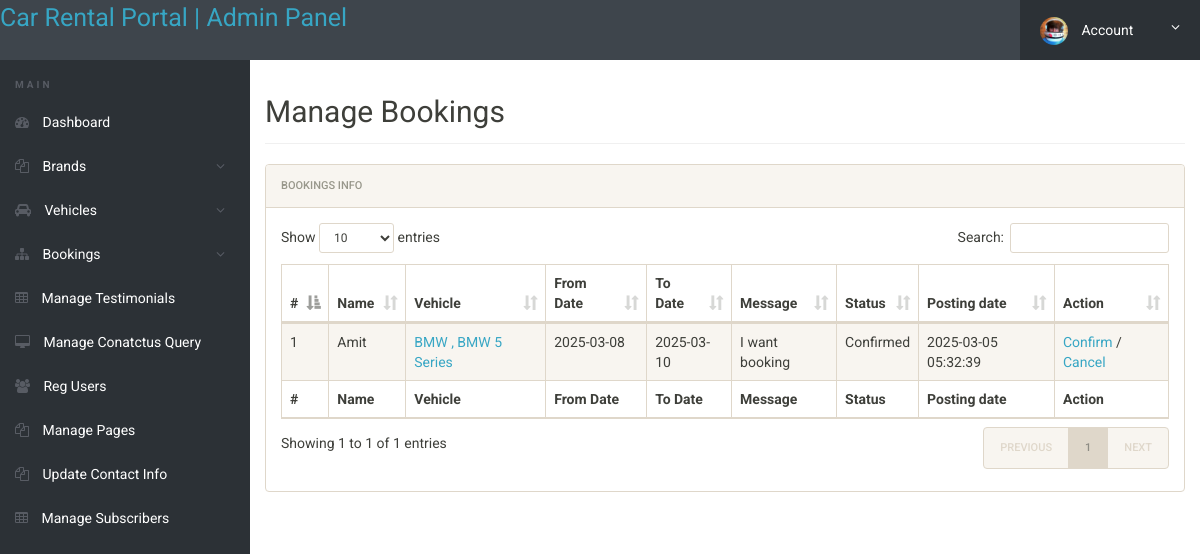
The app's page /manage-bookings.php (signed in) with its own data.
### tables this page shows
CREATE TABLE `tblbooking` (
  `id` int(11) NOT NULL,
  `BookingNumber` bigint(12) DEFAULT NULL,
  `userEmail` varchar(100) DEFAULT NULL,
  `VehicleId` int(11) DEFAULT NULL,
  `FromDate` varchar(20) DEFAULT NULL,
  `ToDate` varchar(20) DEFAULT NULL,
  `message` varchar(255) DEFAULT NULL,
  `Status` int(11) DEFAULT NULL,
  `PostingDate` timestamp NOT NULL DEFAULT current_timestamp(),
  `LastUpdationDate` timestamp NULL DEFAULT NULL ON UPDATE current_timestamp()
);

CREATE TABLE `tblusers` (
  `id` int(11) NOT NULL,
  `FullName` varchar(120) DEFAULT NULL,
  `EmailId` varchar(100) DEFAULT NULL,
  `Password` varchar(100) DEFAULT NULL,
  `ContactNo` char(11) DEFAULT NULL,
  `dob` varchar(100) DEFAULT NULL,
  `Address` varchar(255) DEFAULT NULL,
  `City` varchar(100) DEFAULT NULL,
  `Country` varchar(100) DEFAULT NULL,
  `RegDate` timestamp NULL DEFAULT current_timestamp(),
  `UpdationDate` timestamp NULL DEFAULT NULL ON UPDATE current_timestamp()
);

CREATE TABLE `tblbrands` (
  `id` int(11) NOT NULL,
  `BrandName` varchar(120) NOT NULL,
  `CreationDate` timestamp NULL DEFAULT current_timestamp(),
  `UpdationDate` timestamp NULL DEFAULT NULL ON UPDATE current_timestamp()
);

CREATE TABLE `tblvehicles` (
  `id` int(11) NOT NULL,
  `VehiclesTitle` varchar(150) DEFAULT NULL,
  `VehiclesBrand` int(11) DEFAULT NULL,
  `VehiclesOverview` longtext DEFAULT NULL,
  `PricePerDay` int(11) DEFAULT NULL,
  `FuelType` varchar(100) DEFAULT NULL,
  `ModelYear` int(6) DEFAULT NULL,
  `SeatingCapacity` int(11) DEFAULT NULL,
  `Vimage1` varchar(120) DEFAULT NULL,
  `Vimage2` varchar(120) DEFAULT NULL,
  `Vimage3` varchar(120) DEFAULT NULL,
  `Vimage4` varchar(120) DEFAULT NULL,
  `Vimage5` varchar(120) DEFAULT NULL,
  `AirConditioner` int(11) DEFAULT NULL,
  `PowerDoorLocks` int(11) DEFAULT NULL,
  `AntiLockBrakingSystem` int(11) DEFAULT NULL,
  `BrakeAssist` int(11) DEFAULT NULL,
  `PowerSteering` int(11) DEFAULT NULL,
  `DriverAirbag` int(11) DEFAULT NULL,
  `PassengerAirbag` int(11) DEFAULT NULL,
  `PowerWindows` int(11) DEFAULT NULL,
  `CDPlayer` int(11) DEFAULT NULL,
  `CentralLocking` int(11) DEFAULT NULL,
  `CrashSensor` int(11) DEFAULT NULL,
  `LeatherSeats` int(11) DEFAULT NULL,
  `RegDate` timestamp NOT NULL DEFAULT current_timestamp(),
  `UpdationDate` timestamp NULL DEFAULT NULL ON UPDATE current_timestamp()
);

### manage-bookings.php (the view, shortened to what this page needs)
<?php
include('includes/config.php');
if(strlen($_SESSION['alogin'])==0)
	{
header('location:index.php');
}
else{
 ?>
<!doctype html>
<html lang="en" class="no-js">
<head>
	<link rel="stylesheet" href="css/font-awesome.min.css">
	<link rel="stylesheet" href="css/bootstrap.min.css">
	<link rel="stylesheet" href="css/dataTables.bootstrap.min.css">
	<link rel="stylesheet" href="css/bootstrap-social.css">
	<link rel="stylesheet" href="css/bootstrap-select.css">
	<link rel="stylesheet" href="css/fileinput.min.css">
	<link rel="stylesheet" href="css/awesome-bootstrap-checkbox.css">
	<link rel="stylesheet" href="css/style.css">
</head>
<body>
	<?php include('includes/header.php');?>
	<div class="ts-main-content">
		<?php include('includes/leftbar.php');?>
		<div class="content-wrapper">
			<div class="container-fluid">
				<div class="row">
					<div class="col-md-12">
						<h2 class="page-title">Manage Bookings</h2>
						<div class="panel panel-default">
							<div class="panel-heading">Bookings Info</div>
							<div class="panel-body">
								<table id="zctb" class="display table table-striped table-bordered table-hover" cellspacing="0" width="100%">
									<thead>
										<tr>
										<th>#</th>
											<th>Name</th>
											<th>Vehicle</th>
											<th>From Date</th>
											<th>To Date</th>
											<th>Message</th>
											<th>Status</th>
											<th>Posting date</th>
											<th>Action</th>
										</tr>
									</thead>
									<tfoot>
										<tr>
										<th>#</th>
										<th>Name</th>
											<th>Vehicle</th>
											<th>From Date</th>
											<th>To Date</th>
											<th>Message</th>
											<th>Status</th>
											<th>Posting date</th>
											<th>Action</th>
										</tr>
									</tfoot>
									<tbody>
									<?php $sql = "SELECT tblusers.FullName,tblbrands.BrandName,tblvehicles.VehiclesTitle,tblbooking.FromDate,tblbooking.ToDate,tblbooking.message,tblbooking.VehicleId as vid,tblbooking.Status,tblbooking.PostingDate,tblbooking.id  from tblbooking join tblvehicles on tblvehicles.id=tblbooking.VehicleId join tblusers on tblusers.EmailId=tblbooking.userEmail join tblbrands on tblvehicles.VehiclesBrand=tblbrands.id  ";
$query = $dbh -> prepare($sql);
$query->execute();
$results=$query->fetchAll(PDO::FETCH_OBJ);
$cnt=1;
if($query->rowCount() > 0)
{
foreach($results as $result)
{				?>
										<tr>
											<td><?php echo htmlentities($cnt);?></td>
											<td><?php echo htmlentities($result->FullName);?></td>
											<td><a href="edit-vehicle.php?id=<?php echo htmlentities($result->vid);?>"><?php echo htmlentities($result->BrandName);?> , <?php echo htmlentities($result->VehiclesTitle);?></td>
											<td><?php echo htmlentities($result->FromDate);?></td>
											<td><?php echo htmlentities($result->ToDate);?></td>
											<td><?php echo htmlentities($result->message);?></td>
											<td><?php
if($result->Status==0)
{
echo htmlentities('Not Confirmed yet');
} else if ($result->Status==1) {
echo htmlentities('Confirmed');
}
 else{
 	echo htmlentities('Cancelled');
 }
										?></td>
											<td><?php echo htmlentities($result->PostingDate);?></td>
										<td><a href="manage-bookings.php?aeid=<?php echo htmlentities($result->id);?>" onclick="return confirm('Do you really want to Confirm this booking')"> Confirm</a> /
<a href="manage-bookings.php?eid=<?php echo htmlentities($result->id);?>" onclick="return confirm('Do you really want to Cancel this Booking')"> Cancel</a>
</td>
										</tr>
										<?php $cnt=$cnt+1; }} ?>
									</tbody>
								</table>
							</div>
						</div>
					</div>
				</div>
			</div>
		</div>
	</div>
</body>
</html>
<?php } ?>

### css/style.css (style rules this page uses)
html { font-size: 14px; }
@media only screen and (min-width: 480px) { html { font-size: 17px; } }
@media only screen and (min-width: 768px) { html { font-size: 14px; } }
body { font-size: 1em; }
a { color: #37a6c4; }
.panel { overflow: hidden; }
.page-title { padding-bottom: 15px; margin-bottom: 20px; border-bottom: 1px solid #f0f0f0; }
.ts-main-content .content-wrapper { padding-top: 15px; margin-top: 60px; }
@media only screen and (min-width: 992px) { .ts-main-content .content-wrapper { margin-left: 250px; } }

### records on screen
tblbooking: tblusers.FullName "Amit", tblbrands.BrandName "BMW", VehicleId.VehiclesTitle "BMW 5 Series", FromDate "2025-03-08", ToDate "2025-03-10", message "I want booking", PostingDate "2025-03-05 05:32:39"
